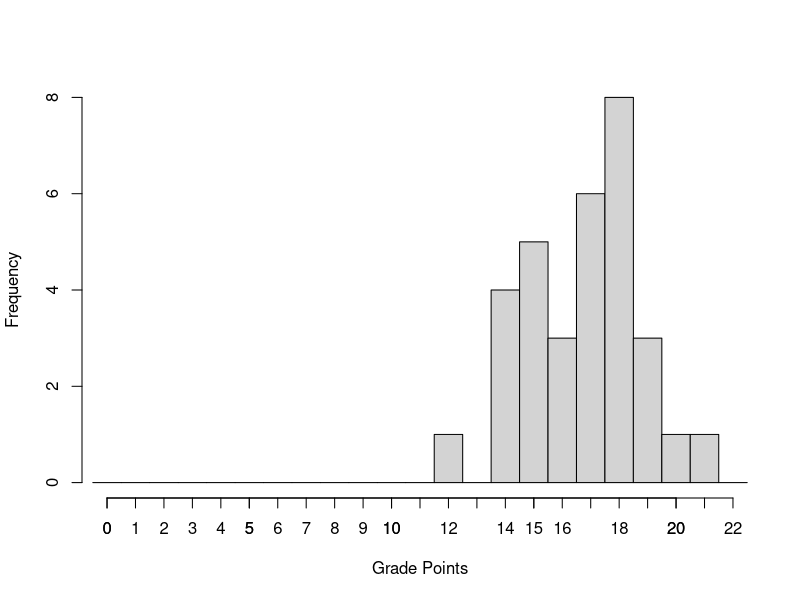
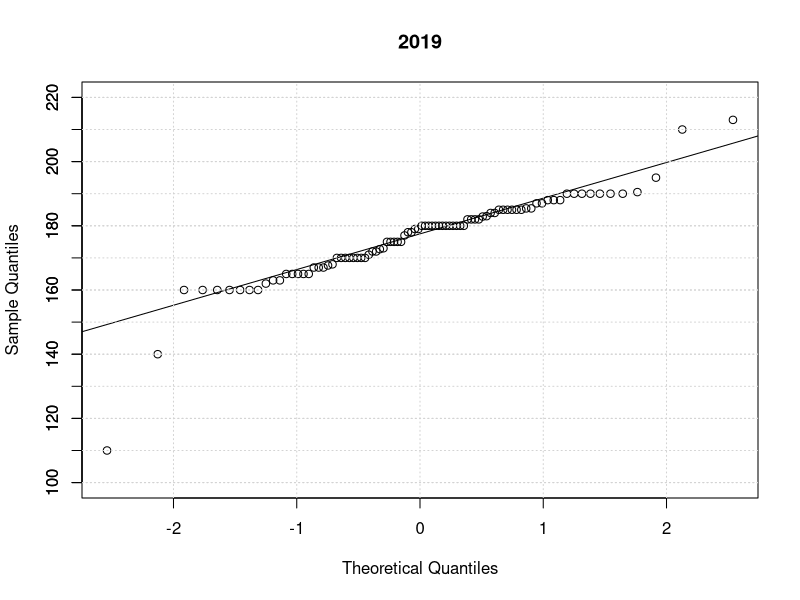
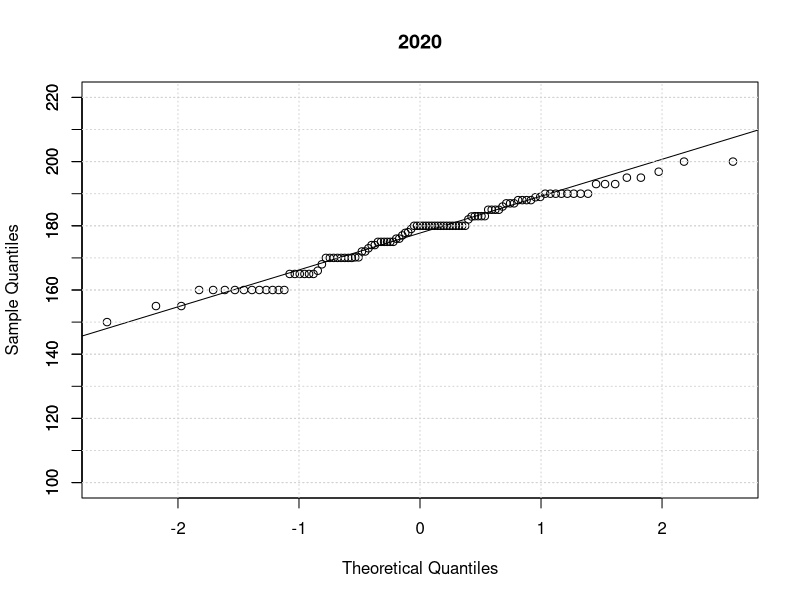
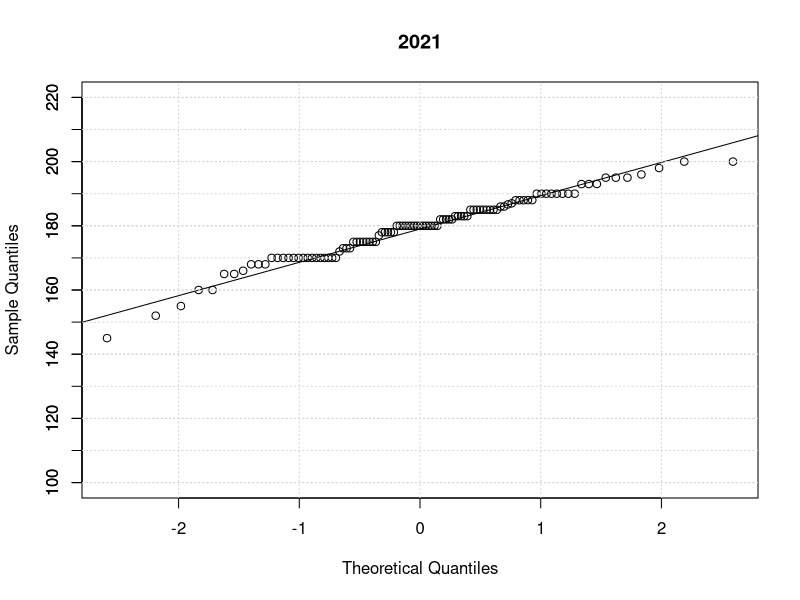
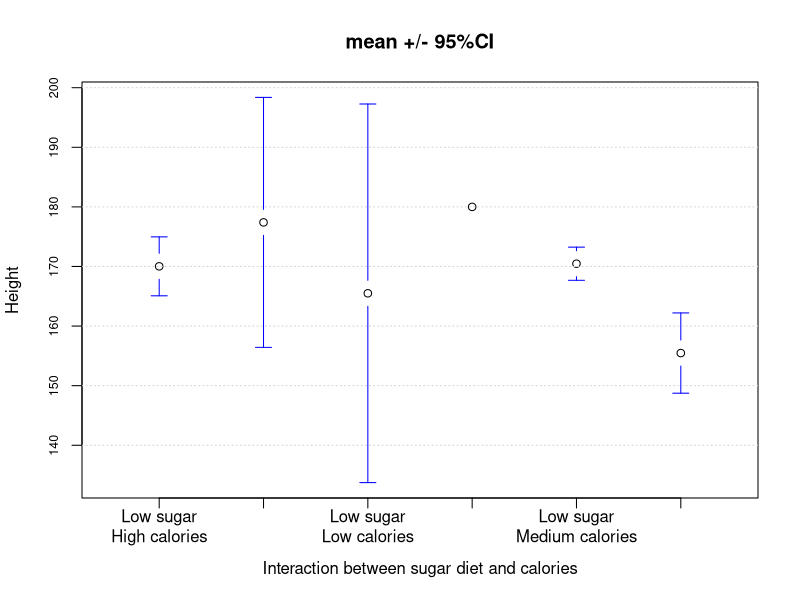
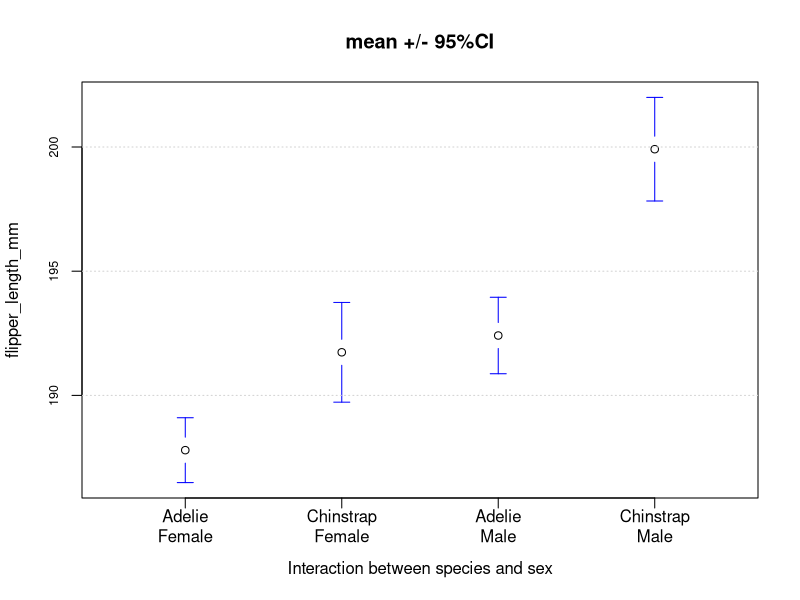

The R source for these figures, in order:



# CHECK ANSWER FEEDBACK!!!




# Question 3 -------------------------------------------------------------------

grades<-c(12, rep(14,4), rep(15,5), rep(16,3), rep(17,6), rep(18,8), rep(19,3),
          20,21)

hist(grades, breaks=seq(-0.5,22.5), xlim=c(0,22), xlab="Grade Points", main=NULL)
axis(side=1, at=seq(0,22), labels=seq(0,22))

length(grades)

# Question 7 -------------------------------------------------------------------
survey<-read.csv("BI3010Survey.csv")

probs<-c(0.025, 0.05, 0.10, 0.16, 0.30, 0.50, 0.70, 0.86, 0.90, 0.95, 0.975)
quantile(survey[survey$Year==2020,]$DreamPartner, probs = probs)

qqnorm(survey[survey$Year==2019,]$DreamPartner,
       ylim=c(100,220),
       main="2019")
qqline(survey[survey$Year==2019,]$DreamPartner)
axis(2, at=seq(100,220,10))
grid(nx = NULL, ny = NULL, col = "lightgray", lty = "dotted",
     lwd = par("lwd"), equilogs = TRUE)
abline(h=seq(100,220,10), col = "lightgray", lty = "dotted")

qqnorm(survey[survey$Year==2020,]$DreamPartner,
       ylim=c(100,220),
       main="2020")
qqline(survey[survey$Year==2020,]$DreamPartner)
axis(2, at=seq(100,220,10))
grid(nx = NULL, ny = NULL, col = "lightgray", lty = "dotted",
     lwd = par("lwd"), equilogs = TRUE)
abline(h=seq(100,220,10), col = "lightgray", lty = "dotted")

qqnorm(survey[survey$Year==2021,]$DreamPartner,
       ylim=c(100,220),
       main=2021)
qqline(survey[survey$Year==2021,]$DreamPartner)
axis(2, at=seq(100,220,10))
grid(nx = NULL, ny = NULL, col = "lightgray", lty = "dotted",
     lwd = par("lwd"), equilogs = TRUE)
abline(h=seq(100,220,10), col = "lightgray", lty = "dotted")


# like this or the same as in the quiz? YES + CHANGE QUESTION - ASK MICHELLE

# Question 16 ------------------------------------------------------------------
library(gplots)
plotmeans(Height ~ interaction(Diet1.HiSug, DietChild2), data = survey[survey$Year==2019,], 
          connect = FALSE, n.label = FALSE, main="mean +/- 95%CI", cex.axis=0.75,
          xaxt = "n", xlab="Interaction between sugar diet and calories") 
grid(NA, ny = NULL, col = "lightgray", lty = "dotted",
     lwd = par("lwd"), equilogs = TRUE)
axis(1, at=1:6, padj = 0.25, labels=c("Low sugar\nHigh calories",
                                      "High sugar\nHigh calories",
                                      "Low sugar\nLow calories",
                                      "High sugar\nLow calories",
                                      "Low sugar\nMedium calories",
                                      "High sugar\nMedium calories"))


penguins2<-read.table("penguins_A_C.txt",header=TRUE)
#trying to make a plot of mean values with 95%CI for Adelie and Chinstrap, male and female
plotmeans(flipper_length_mm ~ interaction(species, sex), data = penguins2, 
          connect = FALSE, n.label = FALSE, main="mean +/- 95%CI", cex.axis=0.75,
          xaxt = "n", xlab="Interaction between species and sex") 
grid(NA, ny = NULL, col = "lightgray", lty = "dotted",
     lwd = par("lwd"), equilogs = TRUE)
axis(1, at=1:4, padj = 0.25, labels=c("Adelie\nFemale",
                                      "Chinstrap\nFemale",
                                      "Adelie\nMale",
                                      "Chinstrap\nMale"))



# Questions 20 and 21 ----------------------------------------------------------
prawn<-read.csv("prawngrowth.csv")

model1<-aov(prawn$GrowthR~prawn$Diet)
summary(model1)

0.951/(31.377+0.951)*100

# Questions 22-26 --------------------------------------------------------------

mussels<-read.csv("lengths_mussels.csv")

# Answers for question 22
mean(mussels[mussels$temperature=="LEN5D",]$length) # same as in quiz
sd(mussels[mussels$temperature=="LEN5D",]$length) # same as in quiz
mean(mussels[mussels$temperature=="LEN15D",]$length) # same as in quiz
sd(mussels[mussels$temperature=="LEN15D",]$length) # same as in quiz

# Answers for question 23
quantile(mussels[mussels$temperature=="LEN5D",]$length, probs=c(0.25,0.75)) # same as in quiz
quantile(mussels[mussels$temperature=="LEN15D",]$length, probs=c(0.25,0.75)) # DIFFERENT from quiz (214.25 instead of 215)
# Does Michelle want to change the answer? CHANGE TO 214 - DONE

# Answers for question 24
quantile(mussels[mussels$temperature=="LEN5D",]$length, probs=c(0.9)) # DIFFERENT from quiz (157.2 instead of 158)
# Does Michelle want to change the answer? CHANGE TO 157 - DONE
quantile(mussels[mussels$temperature=="LEN15D",]$length, probs=c(0.1)) # same as in quiz
quantile(mussels[mussels$temperature=="LEN5D",]$length, probs=c(0.5)) # same as in quiz

# Answers for question 25
1-pnorm(185, mean(mussels[mussels$temperature=="LEN5D",]$length), sd(mussels[mussels$temperature=="LEN5D",]$length)) # same as in quiz
pnorm(185, mean(mussels[mussels$temperature=="LEN15D",]$length), sd(mussels[mussels$temperature=="LEN15D",]$length)) # same as in quiz

# Answers for question 26
(res<-t.test(length ~ temperature, data=mussels, 
             alternative = "two.sided", var.equal = FALSE)) # Blank, 1,2 and 4 same as in quiz
res$estimate[1]-res$estimate[2] # Blank 3 same as in quiz
